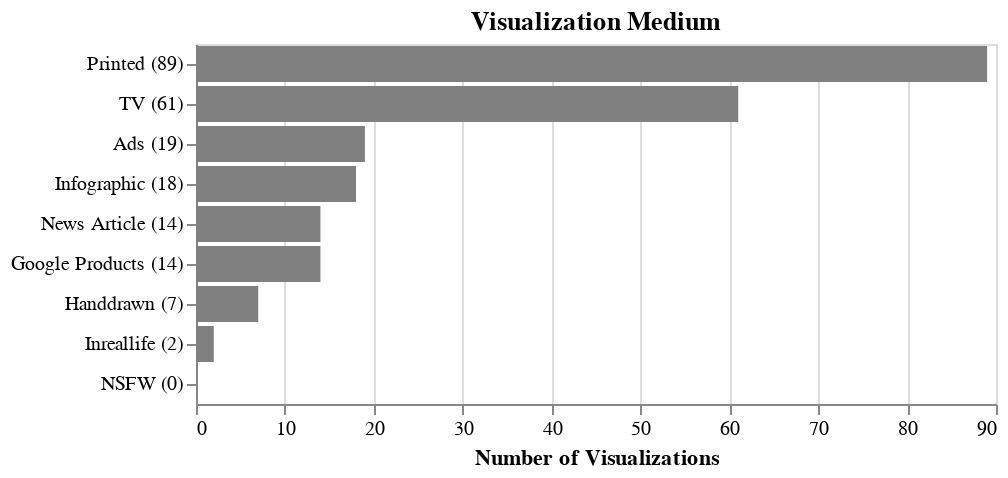

Write notebook code for a chart like this one.
### Code cell
medium_chart = alt.Chart(df_medium).mark_bar(color='gray').encode(
    x=alt.X('count:Q', title='Number of Visualizations'),
    y=alt.Y('namecount:N', sort='-x', title=None)
).properties(title='Visualization Medium')
medium_chart

### Figure 1 — Vega-Lite specification as saved in the notebook (floating-point values rounded to 4 significant figures)
{"config": {"view": {"continuousWidth": 400, "continuousHeight": 300}}, "data": {"name": "data-75449c0ff0cceeb9ff8deed8868d2b4a"}, "mark": {"type": "bar", "color": "gray"}, "encoding": {"x": {"type": "quantitative", "field": "count", "title": "Number of Visualizations"}, "y": {"type": "nominal", "field": "namecount", "sort": "-x", "title": null}}, "title": "Visualization Medium", "$schema": "https://vega.github.io/schema/vega-lite/v4.8.1.json", "datasets": {"data-75449c0ff0cceeb9ff8deed8868d2b4a": [{"tag": "media:printed", "name": "Printed", "count": 89, "namecount": "Printed (89)"}, {"tag": "media:tv", "name": "TV", "count": 61, "namecount": "TV (61)"}, {"tag": "media:ads", "name": "Ads", "count": 19, "namecount": "Ads (19)"}, {"tag": "media:infographic", "name": "Infographic", "count": 18, "namecount": "Infographic (18)"}, {"tag": "media:news", "name": "News Article", "count": 14, "namecount": "News Article (14)"}, {"tag": "media:google", "name": "Google Products", "count": 14, "namecount": "Google Products (14)"}, {"tag": "media:handdrawn", "name": "Handdrawn", "count": 7, "namecount": "Handdrawn (7)"}, {"tag": "media:inreallife", "name": "Inreallife", "count": 2, "namecount": "Inreallife (2)"}, {"tag": "media:NSFW", "name": "NSFW", "count": 0, "namecount": "NSFW (0)"}]}}
